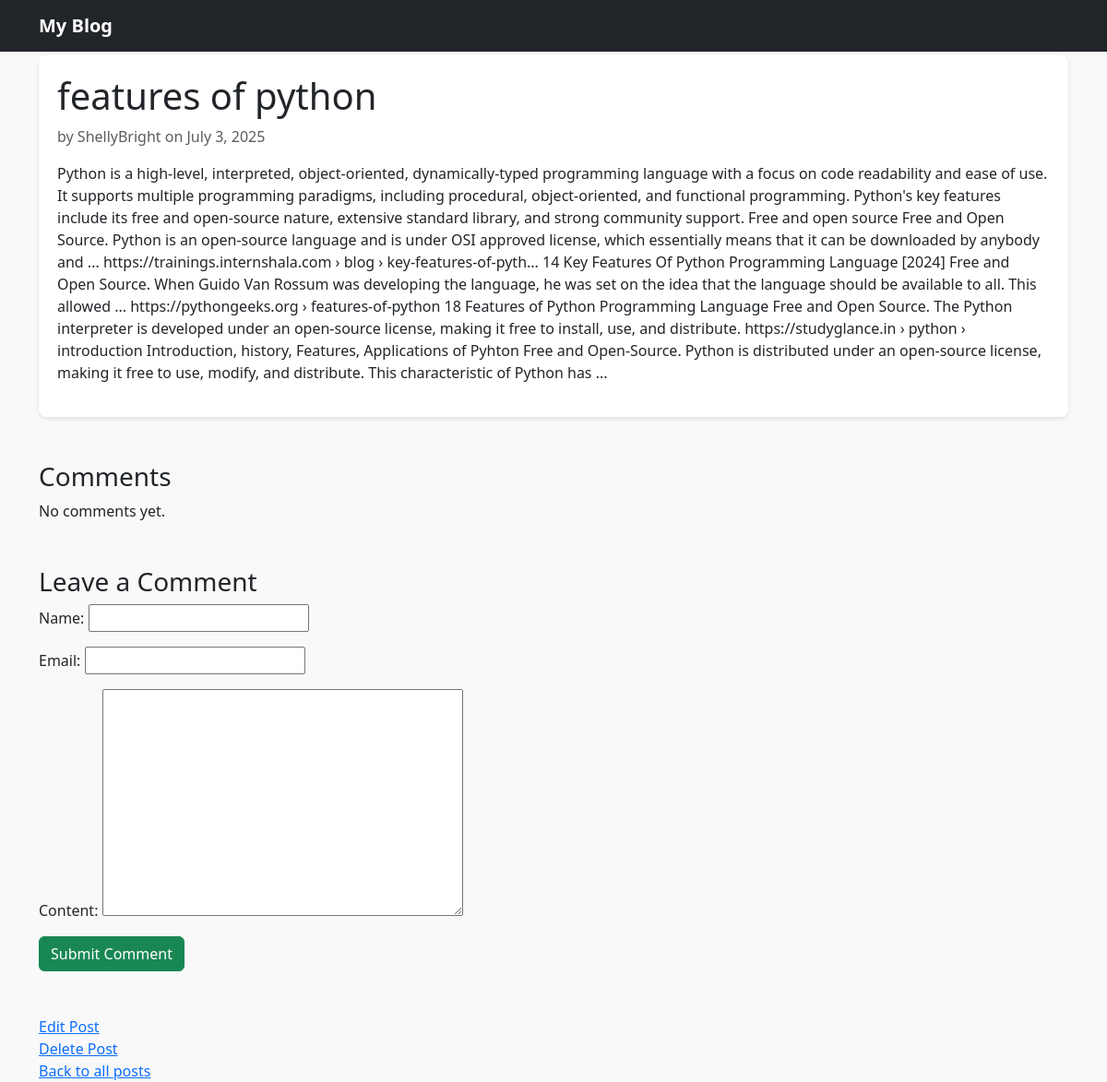
The page /3/ on the database as committed earlier.
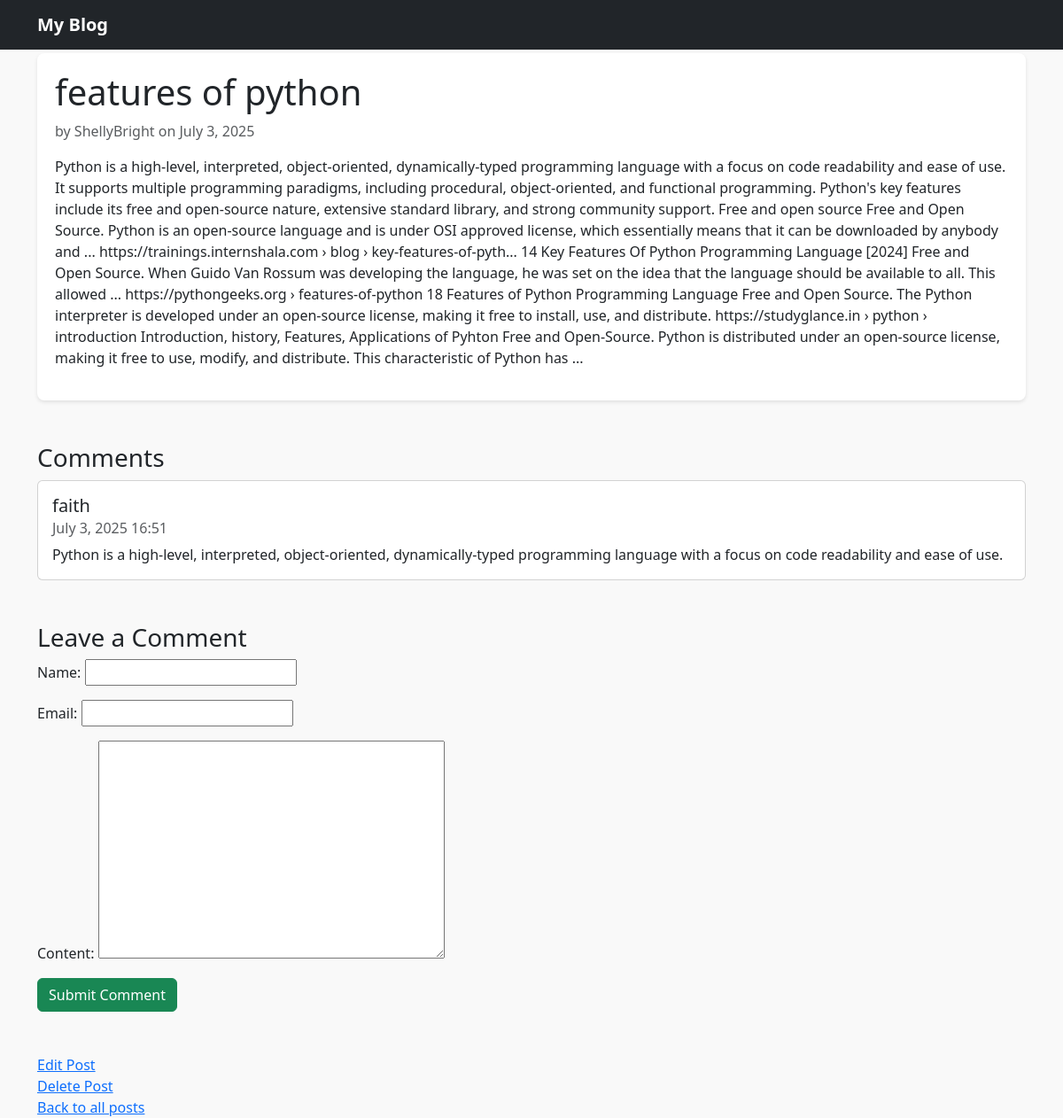
The same page on the database as committed later.
### blog/models.py (models this page shows, shortened)
class Comment(models.Model):
    name = models.CharField(max_length=80, null=True)
    email = models.EmailField(max_length=80, blank=True, null=True)
    post = models.ForeignKey(Post, related_name='comments', on_delete=models.CASCADE)
    content = models.TextField()
    created_at = models.DateTimeField(auto_now_add=True)
    approved = models.BooleanField(default=True)

### blog/views.py (the view)
# urls.py: path('<int:pk>/', views.post_detail, name='post_detail'),
def post_detail(request, pk):
    post = get_object_or_404(Post, pk=pk)
    comments = post.comments.filter(approved=True)
    if request.method == 'POST':
        comment_form = CommentForm(request.POST)
        if comment_form.is_valid():
            new_comment = comment_form.save(commit=False)
            new_comment.post = post
            new_comment.save()
            return redirect('post_detail', pk=post.pk)
    else:
        comment_form = CommentForm()
    return render(request, 'blog/post_detail.html', {
        'post': post,
        'comments': comments,
        'comment_form': comment_form
    })

### blog/forms.py
class CommentForm(forms.ModelForm):
    class Meta:
        model = Comment
        fields = ('name', 'email', 'content')

### blog/templates/blog/post_detail.html (shortened to what this page needs)
{% extends 'blog/base.html' %}
{% block content %}
<div class="blog-post">
    <h1>{{ post.title }}</h1>
    <p class="text-muted">by {{ post.author.username }} on {{ post.created_at|date:"F j, Y" }}</p>
    <p>{{ post.content }}</p>
</div>
<h3 class="mt-5">Comments</h3>
{% for comment in comments %}
    <div class="card mb-3">
        <div class="card-body">
            <h5 class="card-title">{{ comment.name }}</h5>
            <h6 class="card-subtitle mb-2 text-muted">{{ comment.created_at|date:"F j, Y H:i" }}</h6>
            <p class="card-text">{{ comment.content }}</p>
        </div>
    </div>
{% empty %}
    <p>No comments yet.</p>
{% endfor %}
<h3 class="mt-5">Leave a Comment</h3>
<form method="post" class="mb-5">
    {{ comment_form.as_p }}
    <button class="btn btn-success" type="submit">Submit Comment</button>
</form>
    <a href="{% url 'post_update' post.pk %}">Edit Post</a>
    <br />
    <a href="{% url 'post_delete' post.pk %}">Delete Post</a>
    <br />
    <a href="{% url 'post_list' %}">Back to all posts</a>
{% endblock %}

Rows that differ between the two databases and show on the page:
added Comment: name "faith", created_at "July 3, 2025 16:51", content "Python is a high-level, interpreted, object-oriented, dynamically-typed programming language with a focus on code readability and ease of use."
Other text that changed with them:
text no longer shown: "No comments yet."
